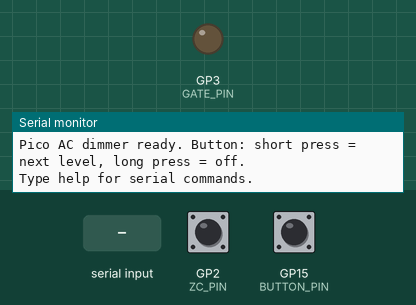
Simulated run of this sketch. Board: Raspberry Pi Pico. Parts: output pins drawn as LEDs (lit = HIGH), the last lines printed to the serial monitor. Inputs (shaded band) come from the test bench; at power-on: GP15 (BUTTON_PIN) HIGH, GP2 (ZC_PIN) HIGH.

Above: at 2.7 s.
2.8 s: "on\n" received over Serial
At 4.1 s:
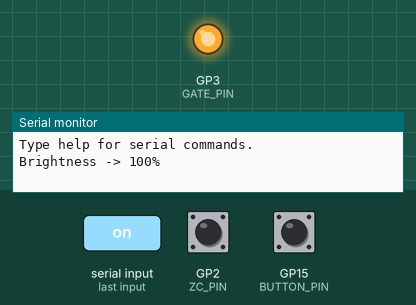
4.7 s: GP15 (BUTTON_PIN) pulled LOW for 0.15 s
At 5.8 s:
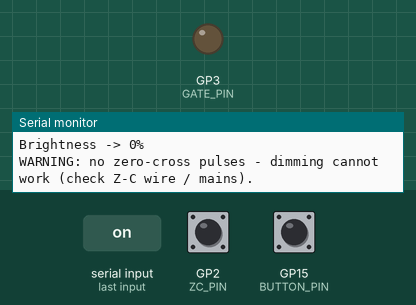
8.0 s: "200\n" received over Serial
At 9.1 s:
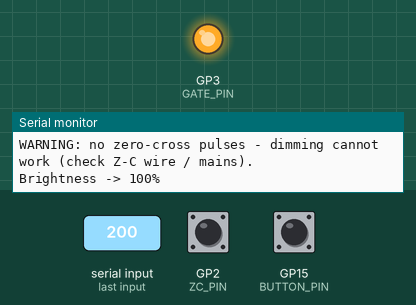
9.9 s: "next\n" received over Serial
At 10.3 s:
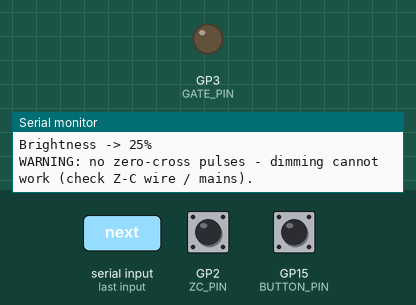
Timing chart, 0 to 12.4 s (numbered marks = the images above; inputs shaded):
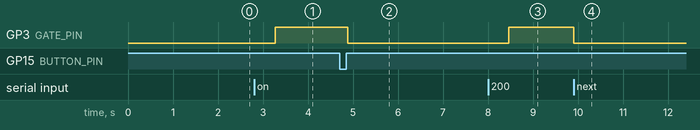

The sketch:

pico_ac_dimmer.ino
```cpp
// AC bulb dimmer for the Raspberry Pi Pico (RP2040, also builds for Pico 2) + a 2-channel AC dimmer module
// (RobotDyn-style: zero-cross output + one triac gate input per channel). Only channel 1 is used.
//
// One push button steps through the brightness levels round robin:
//   OFF -> 25% -> 50% -> 75% -> 100% -> OFF -> ...
// Hold the button for LONG_PRESS_MS to switch straight to OFF.
//
// Board package: "Raspberry Pi Pico/RP2040/RP2350" by Earle Philhower; board "Raspberry Pi Pico" (FQBN rp2040:rp2040:rpipico)
// (for a Pico 2, pick "Raspberry Pi Pico 2" - the code is the same).
// Serial monitor: USB, any baud rate. Type "help" for test commands.
//
// ---- Wiring (low-voltage side) ----
//   Dimmer module   Pico
//   VCC             3V3(OUT) pin 36   <- 3.3 V, NOT 5 V: the module pulls Z-C up to VCC
//   GND             GND      pin 38
//   Z-C (ZC)        GP2      pin 4
//   D1 / PWM1       GP3      pin 5
//   D2 / PWM2       (not connected - spare channel)
//
//   Push switch     Pico
//   C               GND      pin 18
//   NO              GP15     pin 20    (BUTTON_USES_NC = false)
//   NC              (not connected)    (or NC -> GP15 instead of NO, with BUTTON_USES_NC = true)
//
// ---- How it works ----
// The module's Z-C pin pulses at every mains zero crossing (100x/s at 50 Hz, 120x/s at 60 Hz).
// On each pulse we start a hardware alarm; when it fires we give the triac a short gate pulse.
// Firing late in the half wave = dim, firing early = bright (phase-angle control).
// 100% holds the gate on all the time; OFF holds it low.
// The mains frequency is measured from the zero-cross pulses, so 50 Hz and 60 Hz both work.

#include <Arduino.h>
#include <math.h>
#include "pico/time.h"
#include "hardware/gpio.h"

// ---- Pins ----
#define ZC_PIN 2
#define GATE_PIN 3
#define BUTTON_PIN 15

// ---- Button ----
#define BUTTON_USES_NC false   // false: C->GND, NO->GP15.  true: C->GND, NC->GP15.
#define DEBOUNCE_MS 30
#define LONG_PRESS_MS 700

// ---- Brightness levels (percent of full lamp power), stepped round robin ----
const uint8_t LEVELS[] = {0, 25, 50, 75, 100};
const uint8_t LEVEL_COUNT = sizeof(LEVELS) / sizeof(LEVELS[0]);

// ---- Timing (microseconds) ----
#define GATE_PULSE_US 100     // triac gate pulse length
#define ZC_OFFSET_US 0        // add if the Z-C pulse arrives early (tune if low levels flicker)
#define MIN_DELAY_US 400      // never fire earlier than this after Z-C
#define END_MARGIN_US 700     // never fire later than this before the next Z-C
#define MIN_ZC_GAP_US 6000    // Z-C edges closer than this are noise
#define FADE_MS_PER_PERCENT 4 // smooth change between levels (0 = jump instantly)

// ---- Shared with interrupts ----
enum GateMode : uint8_t { MODE_OFF, MODE_PHASE, MODE_FULL };
volatile GateMode gateMode = MODE_OFF;
volatile uint32_t delayPermille = 1000;   // firing point as a fraction of the half wave
volatile uint32_t halfPeriodUs = 10000;   // measured; starts at 50 Hz
volatile uint32_t lastZcUs = 0;
volatile uint32_t zcCount = 0;
volatile bool pulseHigh = false;
volatile alarm_id_t gateAlarm = 0;

uint8_t levelIndex = 0;
float currentPower = 0;   // percent, fades toward targetPower
float targetPower = 0;

// ---------------------------------------------------------------------------------------------
// Interrupts

int64_t gateAlarmCb(alarm_id_t, void *) {
  if (gateMode != MODE_PHASE) {   // mode changed while the alarm was pending
    gateAlarm = 0;
    return 0;
  }
  if (!pulseHigh) {
    gpio_put(GATE_PIN, 1);
    pulseHigh = true;
    return GATE_PULSE_US;         // come back to end the pulse
  }
  gpio_put(GATE_PIN, 0);
  pulseHigh = false;
  gateAlarm = 0;
  return 0;
}

void onZeroCross() {
  uint32_t now = micros();
  uint32_t dt = now - lastZcUs;
  if (dt < MIN_ZC_GAP_US) return;   // noise / bounce on the Z-C line
  lastZcUs = now;
  zcCount++;
  if (dt > 7000 && dt < 11500) halfPeriodUs = (halfPeriodUs * 7 + dt) / 8;   // 43..71 Hz

  if (gateMode != MODE_PHASE) return;

  if (gateAlarm) cancel_alarm(gateAlarm);
  gpio_put(GATE_PIN, 0);
  pulseHigh = false;

  uint32_t half = halfPeriodUs;
  uint32_t d = half * delayPermille / 1000 + ZC_OFFSET_US;
  if (d < MIN_DELAY_US) d = MIN_DELAY_US;
  if (d > half - END_MARGIN_US) d = half - END_MARGIN_US;
  gateAlarm = add_alarm_in_us(d, gateAlarmCb, nullptr, true);
}

// ---------------------------------------------------------------------------------------------
// Power -> firing delay
// For a resistive load (filament bulb) fired at fraction x of the half wave, the power delivered
// is P(x) = 1 - x + sin(2*pi*x) / (2*pi). Solve for x so the levels are real power steps.

uint32_t powerToDelayPermille(float percent) {
  float p = percent / 100.0f;
  float lo = 0, hi = 1;
  for (int i = 0; i < 20; i++) {
    float x = (lo + hi) / 2;
    float px = 1 - x + sinf(2 * PI * x) / (2 * PI);
    if (px > p) lo = x; else hi = x;
  }
  return (uint32_t)((lo + hi) / 2 * 1000);
}

void applyPower(float percent) {
  if (percent <= 0.5f) {
    gateMode = MODE_OFF;
    gpio_put(GATE_PIN, 0);
  } else if (percent >= 99.5f) {
    gateMode = MODE_FULL;
    gpio_put(GATE_PIN, 1);
  } else {
    delayPermille = powerToDelayPermille(percent);
    if (gateMode != MODE_PHASE) gpio_put(GATE_PIN, 0);
    gateMode = MODE_PHASE;
  }
}

void setTarget(float percent) {
  targetPower = constrain(percent, 0, 100);
  if (FADE_MS_PER_PERCENT == 0) {
    currentPower = targetPower;
    applyPower(currentPower);
  }
  Serial.printf("Brightness -> %d%%\n", (int)targetPower);
}

void updateFade() {
  static uint32_t lastStep = 0;
  if (currentPower == targetPower) return;
  if (millis() - lastStep < FADE_MS_PER_PERCENT) return;
  lastStep = millis();
  if (currentPower < targetPower) currentPower = min(currentPower + 1, targetPower);
  else currentPower = max(currentPower - 1, targetPower);
  applyPower(currentPower);
}

// ---------------------------------------------------------------------------------------------
// Button

bool buttonPressedRaw() {
  bool level = digitalRead(BUTTON_PIN);   // pull-up: HIGH when the contact is open
  return BUTTON_USES_NC ? level : !level;
}

void nextLevel() {
  levelIndex = (levelIndex + 1) % LEVEL_COUNT;
  setTarget(LEVELS[levelIndex]);
}

void pollButton() {
  static bool stable = false, lastRaw = false, longDone = false;
  static uint32_t changedAt = 0, pressedAt = 0;
  bool raw = buttonPressedRaw();
  uint32_t now = millis();

  if (raw != lastRaw) { lastRaw = raw; changedAt = now; }
  if (now - changedAt >= DEBOUNCE_MS && raw != stable) {
    stable = raw;
    if (stable) {                       // pressed
      pressedAt = now;
      longDone = false;
    } else if (!longDone) {             // released after a short press
      nextLevel();
    }
  }
  if (stable && !longDone && now - pressedAt >= LONG_PRESS_MS) {   // long press -> OFF
    longDone = true;
    levelIndex = 0;
    setTarget(0);
  }
}

// ---------------------------------------------------------------------------------------------
// Serial test commands

void printInfo() {
  uint32_t half = halfPeriodUs;
  uint32_t age = micros() - lastZcUs;
  Serial.printf("Level %d/%d, target %d%%, now %d%%, mode %s\n", levelIndex, LEVEL_COUNT - 1,
                (int)targetPower, (int)currentPower,
                gateMode == MODE_OFF ? "OFF" : gateMode == MODE_FULL ? "FULL" : "PHASE");
  Serial.printf("Zero cross: %lu pulses, half period %lu us (%.1f Hz mains), last %lu ms ago\n",
                (unsigned long)zcCount, (unsigned long)half, 500000.0f / half,
                (unsigned long)(age / 1000));
  if (gateMode == MODE_PHASE)
    Serial.printf("Firing %lu us after zero cross\n", (unsigned long)(half * delayPermille / 1000));
  if (age > 100000) Serial.println("WARNING: no zero-cross pulses - is mains on AC-L/AC-N and Z-C on GP2?");
  Serial.printf("Button: %s\n", buttonPressedRaw() ? "pressed" : "released");
}

void handleSerial() {
  static String line;
  while (Serial.available()) {
    char c = Serial.read();
    if (c == '\r') continue;
    if (c != '\n') { if (line.length() < 32) line += c; continue; }
    line.trim();
    line.toLowerCase();
    if (line == "help") {
      Serial.println("Commands: info | next | off | on | 0..100 (set brightness %)");
    } else if (line == "info") {
      printInfo();
    } else if (line == "next") {
      nextLevel();
    } else if (line == "off") {
      levelIndex = 0; setTarget(0);
    } else if (line == "on") {
      levelIndex = LEVEL_COUNT - 1; setTarget(100);
    } else if (line.length() && isDigit(line[0])) {
      setTarget(line.toInt());
    } else if (line.length()) {
      Serial.println("Unknown command, type help");
    }
    line = "";
  }
}

// ---------------------------------------------------------------------------------------------

void setup() {
  Serial.begin(115200);

  pinMode(GATE_PIN, OUTPUT);
  digitalWrite(GATE_PIN, LOW);
  pinMode(ZC_PIN, INPUT_PULLUP);
  pinMode(BUTTON_PIN, INPUT_PULLUP);

  attachInterrupt(digitalPinToInterrupt(ZC_PIN), onZeroCross, RISING);

  delay(1500);   // give USB serial a moment
  Serial.println("Pico AC dimmer ready. Button: short press = next level, long press = off.");
  Serial.println("Type help for serial commands.");
}

void loop() {
  pollButton();
  updateFade();
  handleSerial();

  static uint32_t lastWarn = 0;
  if (gateMode == MODE_PHASE && micros() - lastZcUs > 200000 && millis() - lastWarn > 5000) {
    lastWarn = millis();
    Serial.println("WARNING: no zero-cross pulses - dimming cannot work (check Z-C wire / mains).");
  }
}
```

Measured:
- after the input at 2.8 s, GP3 (GATE_PIN): LOW → HIGH after 0.47 s
- after the input at 4.7 s, GP3 (GATE_PIN): HIGH → LOW after 0.18 s
- after the input at 8.0 s, GP3 (GATE_PIN): LOW → HIGH after 0.47 s
- after the input at 9.9 s, GP3 (GATE_PIN): HIGH → LOW at once
